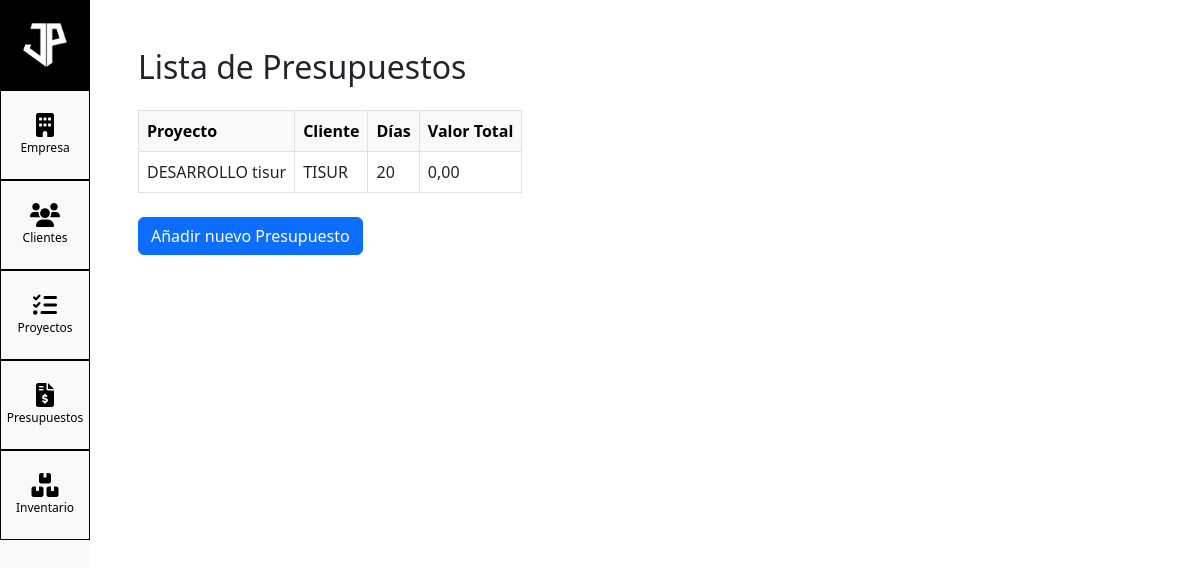
Page /budgets/budgets/ on the committed database.
### budgets/models.py (models this page shows, shortened)
class Budget(models.Model):
    project = models.ForeignKey(Project, on_delete=models.CASCADE, related_name='budgets')
    dias = models.PositiveIntegerField()
    valor_total = models.DecimalField(max_digits=10, decimal_places=2, default=0)

### projects/models.py (models this page shows, shortened)
class Project(models.Model):
    client = models.ForeignKey(Client, on_delete=models.CASCADE)
    contractor = models.ForeignKey(Contractor, on_delete=models.CASCADE)
    project_name = models.CharField(max_length=100)
    sap_code = models.CharField(max_length=50)
    ov_name = models.CharField(max_length=100)
    start_date = models.DateField()
    end_date = models.DateField()

class Client(models.Model):
    client_name = models.CharField(max_length=100)
    email = models.EmailField()
    phone = models.CharField(max_length=20)

### budgets/views.py (the view)
# urls.py: path('budgets/', BudgetListView.as_view(), name='budget-list'),
class BudgetListView(ListView):
    model = Budget
    template_name = 'budgets/budget_list.html'
    context_object_name = 'budgets'

### budgets/templates/budgets/budget_list.html
{% extends "base_budget.html" %}
{% block content %}
  <div class="container mt-4">
    <h2 class="mb-4">Lista de Presupuestos</h2>
    <table class="table table-bordered table-hover">
      <thead class="table-light">
        <tr>
          <th>Proyecto</th>
          <th>Cliente</th>
          <th>Días</th>
          <th>Valor Total</th>
        </tr>
      </thead>
      <tbody>
        {% for budget in object_list %}
          <tr onclick="window.location.href='{% url 'budget-detail' budget.pk %}'" style="cursor: pointer;">
            <td>{{ budget.project.project_name }}</td>
            <td>{{ budget.project.client.client_name }}</td>
            <td>{{ budget.dias }}</td>
            <td>{{ budget.valor_total }}</td>
          </tr>
        {% endfor %}
      </tbody>
    </table>
    <div class="mt-4">
      <a href="{% url 'budget-add' %}" class="btn btn-primary">Añadir nuevo Presupuesto</a>
    </div>
  </div>
{% endblock %}

### static/css/custom.css (style rules this page uses)
body, html { height: 100%; margin: 0; padding: 0; }

### rows in the picture
Budget: project.project_name "DESARROLLO tisur", project.client.client_name "TISUR", dias "20", valor_total "0,00"
